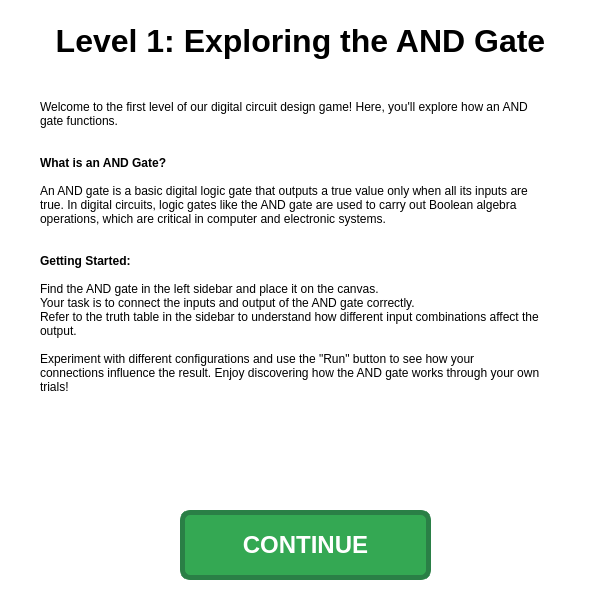
<?xml version="1.0" encoding="UTF-8"?>
<ui version="4.0">
 <class>LevelTutorialDialog</class>
 <widget class="QDialog" name="LevelTutorialDialog">
  <property name="geometry">
   <rect>
    <x>0</x>
    <y>0</y>
    <width>600</width>
    <height>600</height>
   </rect>
  </property>
  <property name="windowTitle">
   <string>Dialog</string>
  </property>
  <property name="styleSheet">
   <string notr="true">QDialog {
	background-color: #FFFFFF
}</string>
  </property>
  <widget class="QPushButton" name="continueButton">
   <property name="geometry">
    <rect>
     <x>180</x>
     <y>510</y>
     <width>251</width>
     <height>70</height>
    </rect>
   </property>
   <property name="styleSheet">
    <string notr="true">QPushButton {
    border: 5px solid #2A7F46;
    border-radius: 10px;
    background-color: #34A853;
    color: white;
    font: bold 24px;
    padding: 10px;
    min-width: 30px;
    min-height: 40px;
}

QPushButton:hover {
    background-color: #2C974B;
}

QPushButton:pressed {
    background-color: #278040;
}</string>
   </property>
   <property name="text">
    <string>CONTINUE</string>
   </property>
  </widget>
  <widget class="QLabel" name="descriptionLabel">
   <property name="geometry">
    <rect>
     <x>40</x>
     <y>100</y>
     <width>500</width>
     <height>400</height>
    </rect>
   </property>
   <property name="sizePolicy">
    <sizepolicy hsizetype="Preferred" vsizetype="Expanding">
     <horstretch>0</horstretch>
     <verstretch>0</verstretch>
    </sizepolicy>
   </property>
   <property name="minimumSize">
    <size>
     <width>500</width>
     <height>400</height>
    </size>
   </property>
   <property name="maximumSize">
    <size>
     <width>600</width>
     <height>500</height>
    </size>
   </property>
   <property name="styleSheet">
    <string notr="true">QLabel {
	color: black;
}</string>
   </property>
   <property name="text">
    <string>&lt;html&gt;&lt;head/&gt;&lt;body&gt;&lt;p&gt;Welcome to the first level of our digital circuit design game! Here, you'll explore how an AND gate functions.&lt;br/&gt;&lt;br/&gt;&lt;br/&gt;
&lt;strong&gt;What is an AND Gate?&lt;/strong&gt;&lt;br/&gt;&lt;br/&gt;
An AND gate is a basic digital logic gate that outputs a true value only when all its inputs are true. In digital circuits, logic gates like the AND gate are used to carry out Boolean algebra operations, which are critical in computer and electronic systems.&lt;br/&gt;&lt;br/&gt;&lt;br/&gt;
&lt;strong&gt;Getting Started:&lt;/strong&gt;&lt;br/&gt;&lt;br/&gt;
Find the AND gate in the left sidebar and place it on the canvas.&lt;br/&gt;
Your task is to connect the inputs and output of the AND gate correctly.&lt;br/&gt;
Refer to the truth table in the sidebar to understand how different input combinations affect the output.&lt;br/&gt;&lt;br/&gt;
Experiment with different configurations and use the &amp;quot;Run&amp;quot; button to see how your connections influence the result. Enjoy discovering how the AND gate works through your own trials!&lt;/p&gt;&lt;/body&gt;&lt;/html&gt;</string>
   </property>
   <property name="alignment">
    <set>Qt::AlignLeading|Qt::AlignLeft|Qt::AlignTop</set>
   </property>
   <property name="wordWrap">
    <bool>true</bool>
   </property>
  </widget>
  <widget class="QLabel" name="titleLabel">
   <property name="geometry">
    <rect>
     <x>50</x>
     <y>20</y>
     <width>501</width>
     <height>41</height>
    </rect>
   </property>
   <property name="styleSheet">
    <string notr="true">QLabel {
	font: bold 32px;
	color: black;
}</string>
   </property>
   <property name="text">
    <string>Level 1: Exploring the AND Gate</string>
   </property>
   <property name="alignment">
    <set>Qt::AlignCenter</set>
   </property>
  </widget>
 </widget>
 <resources/>
 <connections/>
</ui>
